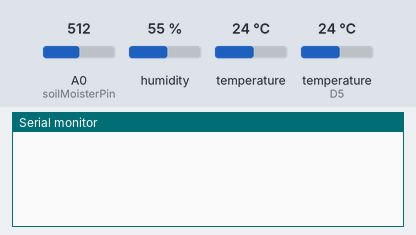
Bench run of a sketch on a simulated ESP8266 (NodeMCU). Shown: the last lines printed to the serial monitor. The inputs (shaded band) are chosen by the test bench; at power-on: humidity 55 %, temperature (sensor on D5) 24 °C, A0 (soilMoisterPin) = 512, temperature 24 °C.

Above: at 1.4 s.
1.5 s: humidity set to 22 %
At 2.7 s:
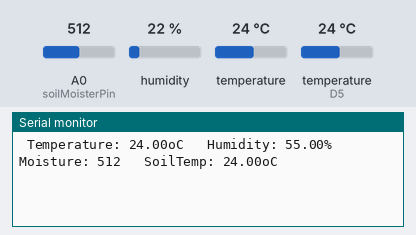
7.0 s: temperature (sensor on D5) set to 12 °C
At 7.8 s:
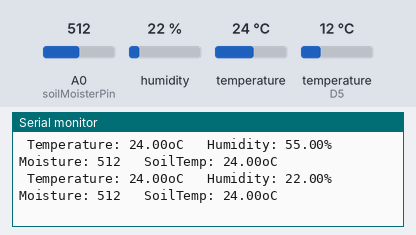
8.6 s: A0 (soilMoisterPin) set to 716
At 10.0 s:
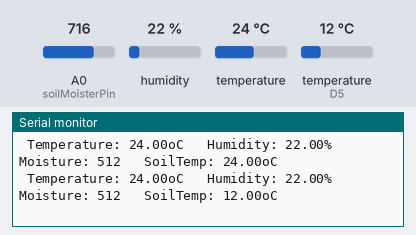
10.2 s: temperature (sensor 0) set to 12 °C
11.8 s: temperature (sensor on D5) set to 19 °C
At 13.3 s:
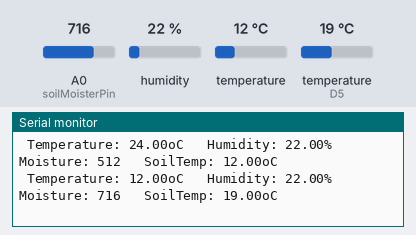
13.4 s: A0 (soilMoisterPin) set to 992
Timing chart, 0 to 16.0 s (numbered marks = the images above; inputs shaded):
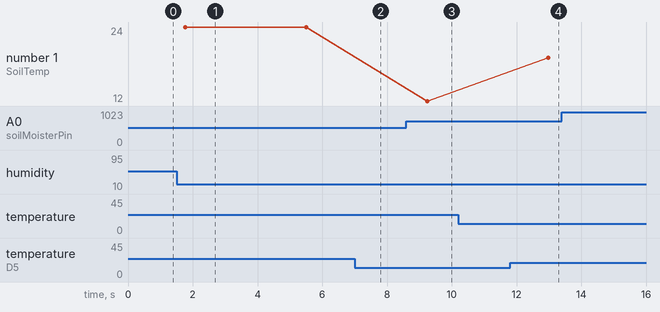

The sketch:

humiditySensor.ino
```cpp
/***************************************************************************************************************
 * IoT DHT Temp/Hum Station using NodeMCU ESP-12 Develop Kit V1.0
 *  DHT connected to NodeMCU pin D3
 *  DHT Data on local OLED Display
 *
 *  Developed by MJRovai 12 October 2017
 ********************************************************************************************************************************/

// #include <ACROBOTIC_SSD1306.h> // library for OLED: SCL ==> D1; SDA ==> D2
#include <SPI.h>
#include <Wire.h>

/* DHT22*/
#include "DHT.h"
#define DHTPIN D3
#define DHTTYPE DHT11
DHT dht(DHTPIN, DHTTYPE);
float hum = 0;
float temp = 0;


/* Soil Moister */
#define soilMoisterPin A0
#define soilMoisterVcc D4
int soilMoister = 0;


/* DS18B20 Temperature Sensor */
#include <OneWire.h>
#include <DallasTemperature.h>
#define ONE_WIRE_BUS 14 // DS18B20 on NodeMCU pin D5 corresponds to GPIO 014 on Arduino
float soilTemp;
OneWire oneWire(ONE_WIRE_BUS);
DallasTemperature DS18B20(&oneWire);

void setup() {
  Serial.begin(115200);
  delay(10);
  dht.begin();
  DS18B20.begin();
  digitalWrite (soilMoisterVcc, LOW);
}

void loop() {
  getDhtData();
  getSoilMoisterData();
  getSoilTempData();
  displayData();
  delay(2000);  // delay for getting DHT22 data
}


/***************************************************
 * Get DHT data
 **************************************************/
void getDhtData(void) {
  float tempIni = temp;
  float humIni = hum;
  temp = dht.readTemperature();
  hum = dht.readHumidity();
  if (isnan(hum) || isnan(temp))  // Check if any reads failed and exit early (to try again).
  {
    Serial.println("Failed to read from DHT sensor!");
    temp = tempIni;
    hum = humIni;
    return;
  }
}


/***************************************************
 * Get Soil Moister Sensor data
 **************************************************/
void getSoilMoisterData(void)
{
  soilMoister = 0;
  digitalWrite (soilMoisterVcc, HIGH);
  delay (500);
  int N = 3;
  for(int i = 0; i < N; i++) // read sensor "N" times and get the average
  {
    soilMoister += analogRead(soilMoisterPin);
    delay(150);
  }
  digitalWrite (soilMoisterVcc, LOW);
  soilMoister = soilMoister/N;
  // Serial.println(soilMoister);
  // soilMoister = map(soilMoister, 380, 0, 0, 100);
}


/***************************************************
 * Display data at Serial Monitora
 **************************************************/
void displayData(void)
{
  Serial.print(" Temperature: ");
  Serial.print(temp);
  Serial.print("oC   Humidity: ");
  Serial.print(hum);
  Serial.print("%   Moisture: ");
  Serial.print(soilMoister);
  Serial.print("   SoilTemp: ");
  Serial.print(soilTemp);
  Serial.println("oC");
}


/***************************************************
 * Get SoilTemp sensor data
 **************************************************/
void getSoilTempData()
{
  DS18B20.requestTemperatures();
  soilTemp = DS18B20.getTempCByIndex(0);

  int newData = ((soilTemp + 0.05) * 10); //fix soilTemp value to 1 decimal place.
  soilTemp = (newData / 10.0);
}
```

WiFiScan.ino
```cpp
// /*
//     This sketch demonstrates how to scan WiFi networks.
//     The API is almost the same as with the WiFi Shield library,
//     the most obvious difference being the different file you need to include:
// */

// #include <ESP8266WiFi.h>

// void setup() {
//   Serial.begin(115200);
//   Serial.println(F("\nESP8266 WiFi scan example"));

//   // Set WiFi to station mode
//   WiFi.mode(WIFI_STA);

//   // Disconnect from an AP if it was previously connected
//   WiFi.disconnect();
//   delay(100);
// }

// void loop() {
//   String ssid;
//   int32_t rssi;
//   uint8_t encryptionType;
//   uint8_t *bssid;
//   int32_t channel;
//   bool hidden;
//   int scanResult;

//   Serial.println(F("Starting WiFi scan..."));

//   scanResult = WiFi.scanNetworks(/*async=*/false, /*hidden=*/true);

//   if (scanResult == 0) {
//     Serial.println(F("No networks found"));
//   } else if (scanResult > 0) {
//     Serial.printf(PSTR("%d networks found:\n"), scanResult);

//     // Print unsorted scan results
//     for (int8_t i = 0; i < scanResult; i++) {
//       WiFi.getNetworkInfo(i, ssid, encryptionType, rssi, bssid, channel, hidden);

//       // get extra info
//       const bss_info *bssInfo = WiFi.getScanInfoByIndex(i);
//       String phyMode;
//       const char *wps = "";
//       if (bssInfo) {
//         phyMode.reserve(12);
//         phyMode = F("802.11");
//         String slash;
//         if (bssInfo->phy_11b) {
//           phyMode += 'b';
//           slash = '/';
//         }
//         if (bssInfo->phy_11g) {
//           phyMode += slash + 'g';
//           slash = '/';
//         }
//         if (bssInfo->phy_11n) {
//           phyMode += slash + 'n';
//         }
//         if (bssInfo->wps) {
//           wps = PSTR("WPS");
//         }
//       }
//       Serial.printf(PSTR("  %02d: [CH %02d] [%02X:%02X:%02X:%02X:%02X:%02X] %ddBm %c %c %-11s %3S %s\n"), i, channel, bssid[0], bssid[1], bssid[2], bssid[3], bssid[4], bssid[5], rssi, (encryptionType == ENC_TYPE_NONE) ? ' ' : '*', hidden ? 'H' : 'V', phyMode.c_str(), wps, ssid.c_str());
//       yield();
//     }
//   } else {
//     Serial.printf(PSTR("WiFi scan error %d"), scanResult);
//   }

//   // Wait a bit before scanning again
//   delay(5000);
// }
```

Measured:
- after the input at 11.8 s, the serial monitor: prints a new line after 1.2 s (image 4)
- plotted number 1: 12 → 19 after the input at 11.8 s
